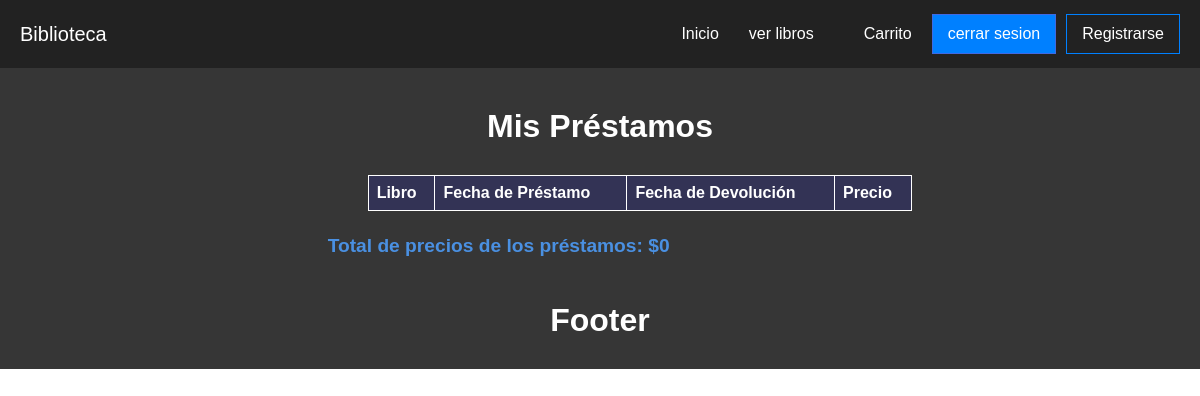
Before: /mis-prestamos (signed in) with the older database file.
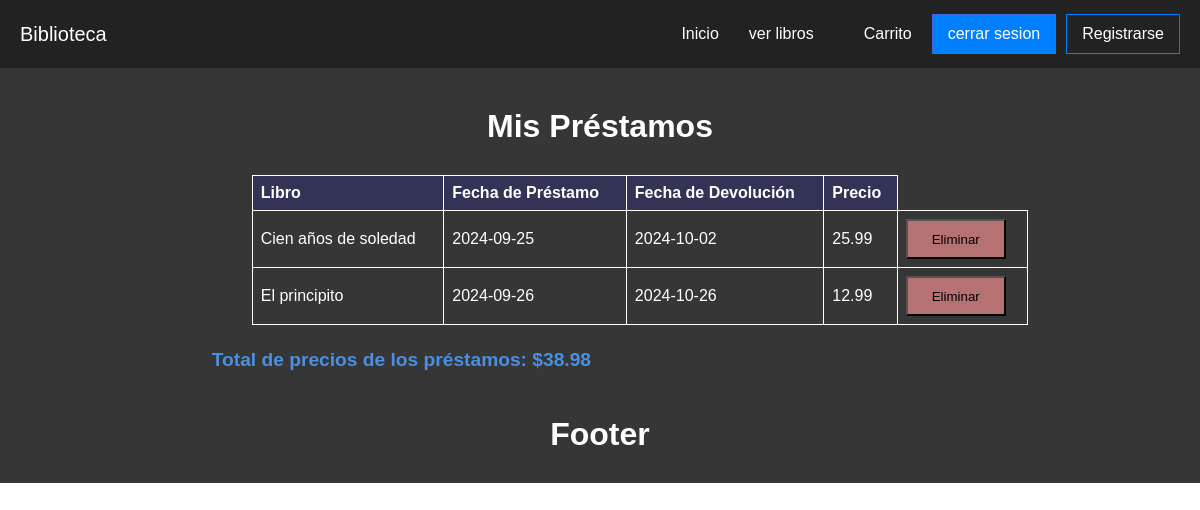
After: the same page with the newer database file.
### models/controladordatabase.py (models this page shows, shortened)
class Prestamo(db.Model):
    __tablename__ = 'Prestamo'
    id = db.Column(db.Integer, primary_key=True)
    id_libro = db.Column(db.Integer, db.ForeignKey('Libros.id'), nullable=False)
    id_usuario = db.Column(db.Integer, db.ForeignKey('Usuario.id'), nullable=False)
    fecha_prestamo = db.Column(db.Date, nullable=False, default=date.today)
    fecha_devolucion = db.Column(db.Date, nullable=True)

class Libros(db.Model):
    __tablename__ = 'Libros'
    id = db.Column(db.Integer, primary_key=True)
    titulo = db.Column(db.String(100), nullable=False)
    autor = db.Column(db.String(100), nullable=False)
    genero = db.Column(db.String(100), nullable=False)
    descripcion = db.Column(db.Text, nullable=True)
    fecha_emision = db.Column(db.Text, nullable=False, default=date.today)
    stock = db.Column(db.Integer, nullable=False)
    precio = db.Column(db.Float, nullable=False)
    img = db.Column(db.String(200), nullable=True, default="sinimagen.jpg")
    prestamos = db.relationship('Prestamo', backref='libro', lazy=True)

### routes/prestamo.py (the view)
@prestamos.route('/mis-prestamos')
@login_required
def listar_prestamos():
    usuario_id = Usuario.query.filter_by(nombre=session['nombre']).first().id
    prestamos = db.session.query(Prestamo, Libros).join(Libros, Prestamo.id_libro == Libros.id).filter(Prestamo.id_usuario == usuario_id).all()
    total_precios = sum([libro.precio for _, libro in prestamos])
    return render_template('prestamos/listar.html', prestamos=prestamos, total_precios=total_precios)

### routes/login.py (called while the page is built)
def login_required(f):
    @wraps(f)
    def decorated_function(*args, **kwargs):
        if "nombre" not in session:
            flash("Por favor, inicia sesión para acceder a esta página.")
            return redirect(url_for('user.index_login'))
        return f(*args, **kwargs)
    return decorated_function

### templates/prestamos/listar.html (shortened to what this page needs)
{% extends 'layout.html' %}
{% block content %}<body>
    <main id="main" class="flexbox-col">
    <h1>Mis Préstamos</h1>
    <table>
        <thead>
            <tr>
                <th>Libro</th>
                <th>Fecha de Préstamo</th>
                <th>Fecha de Devolución</th>
                <th>Precio</th>
            </tr>
        </thead>
        <tbody>
            {% for prestamo, libro in prestamos %}
            <tr>
                <td>{{ prestamo.libro.titulo }}</td>
                <td>{{ prestamo.fecha_prestamo }}</td>
                <td>{{ prestamo.fecha_devolucion if prestamo.fecha_devolucion else 'Pendiente' }}</td>
                <td>{{ libro.precio }}</td>
                <td><form action="{{ url_for('prestamos.eliminar_prestamo', id=prestamo.id) }}" method="post" style="display:inline;">
                    <button style="width: 100px; height: 40px; background-color: rgb(182, 114, 114);" type="submit" onclick="return confirm('¿Estás seguro de que deseas eliminar este préstamo?');">Eliminar</button>
                </form></td>
            </tr>
            {% endfor %}
        </tbody>
    </table>
    <p><strong>Total de precios de los préstamos: ${{ total_precios }}</strong></p>
    </main>
    {% endblock %}

Changed rows visible on the page:
added Prestamo: libro.titulo "Cien años de soledad", fecha_prestamo "2024-09-25", fecha_devolucion "2024-10-02", precio "25.99"
added Prestamo: libro.titulo "El principito", fecha_prestamo "2024-09-26", fecha_devolucion "2024-10-26", precio "12.99"
Other visible differences:
{{ total_precios }}: "0" → "38.98"
